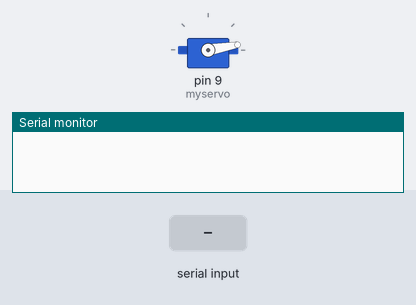
The sketch below on a simulated Arduino Uno, built with avr-gcc and run on an emulated ATmega328P. Parts: servo, the last lines printed to the serial monitor. The test bench sets the inputs (shaded band).

Above: at 1.2 s.
1.3 s: "2" received over Serial
At 2.3 s:
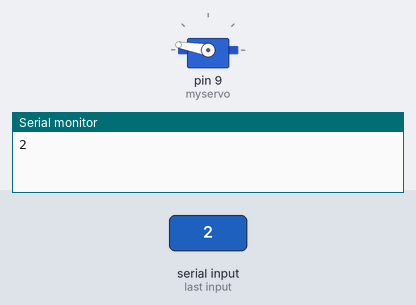
2.8 s: "1" received over Serial
At 3.5 s:
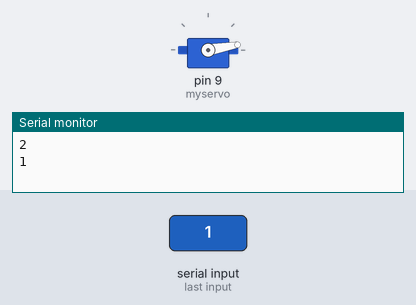
Timing chart, 0 to 5.8 s (numbered marks = the images above; inputs shaded):
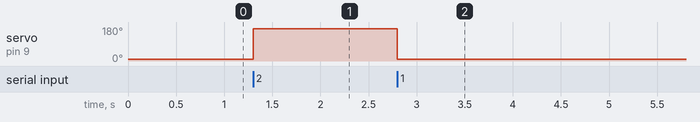

The sketch:

arduino_init.ino
```cpp
#include <Servo.h>
#include<SoftwareSerial.h>
Servo myservo;

void setup() {
  //SoftwareSerial Bluetooth(10,11);//RX=,TX=
  Serial.begin(9600); //监听软串口
  myservo.attach(9); //舵机控制
  myservo.write(10);
//  delay(10000);
}

void loop() {
  while(Serial.available())
  {
    char c;
    c = Serial.read();  //读取串口数据
    Serial.println(c);
    switch(c)
    {
      case '1':servo_init();
      break;
      case '2':open_the_door();
      break;
      case '3':close_the_door();
    }
  }

}


void open_the_door()  //舵机开门
{
  myservo.write(170);
}
void close_the_door()  //舵机关门
{
  myservo.write(0);
}
void servo_init()  //舵机初始化
{
  myservo.write(10);
}
```

Measured:
- after the input at 1.3 s, servo on pin 9 (myservo): 10° → 170° at once
- after the input at 2.8 s, servo on pin 9 (myservo): 170° → 10° at once
